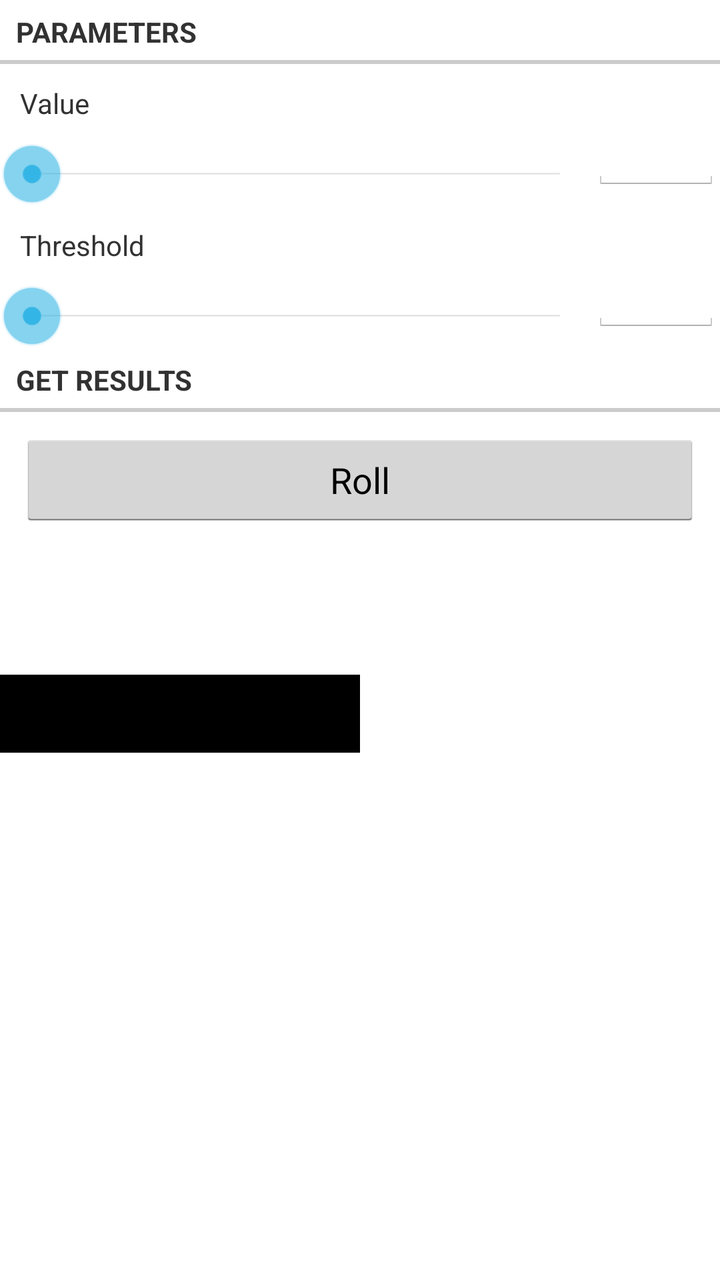
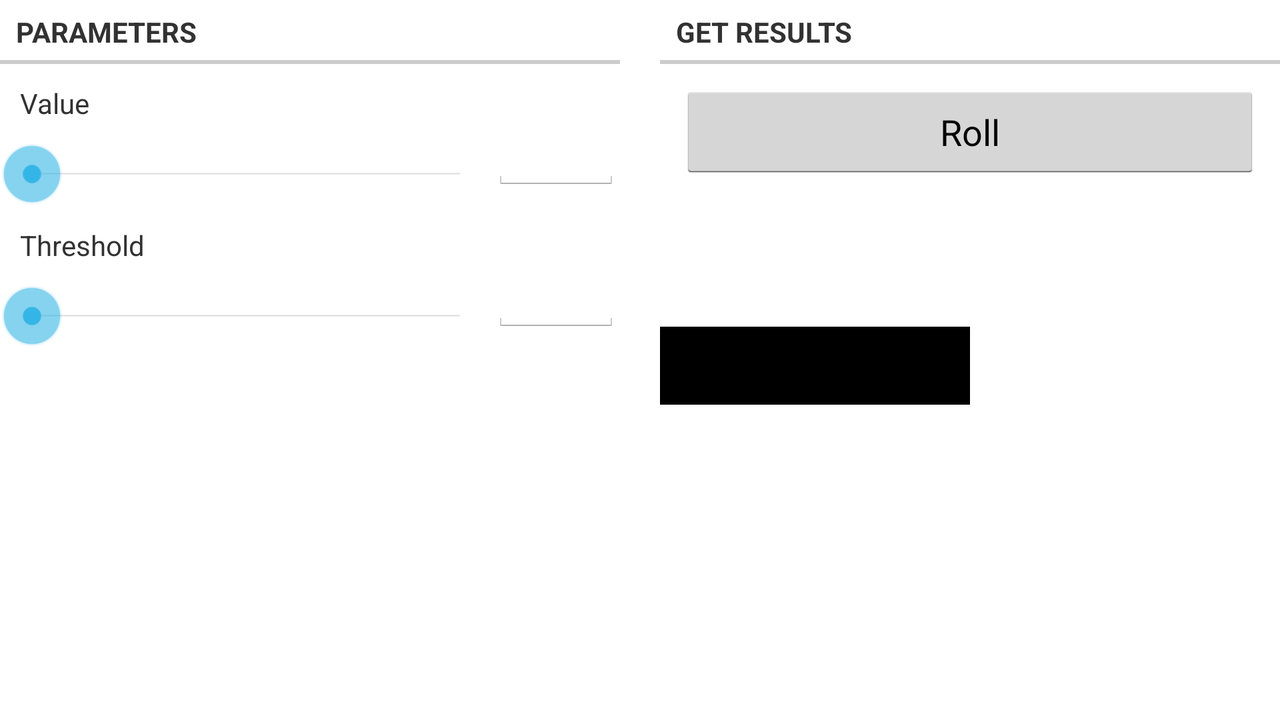

One screen, two layout resources from the same app: the default and the repository's alternative for another configuration. Each is rendered where Android would select it; the XML of both is given below.
<!-- AndroidManifest.xml: application theme android:Theme.Holo.Light -->
<!-- res/layout/roller.xml -->
<?xml version="1.0" encoding="utf-8"?>


<android.support.v4.widget.DrawerLayout
	xmlns:android="http://schemas.android.com/apk/res/android"
	android:id="@+id/drawer_layout"
	android:layout_width="fill_parent"
	android:layout_height="fill_parent"
>
	
	<ScrollView
		xmlns:android="http://schemas.android.com/apk/res/android"
		android:layout_width="fill_parent"
		android:layout_height="fill_parent" >
		<LinearLayout xmlns:android="http://schemas.android.com/apk/res/android"
					  android:orientation="vertical"
					  android:layout_width="fill_parent"
					  android:layout_height="wrap_content"
		>
			<TextView
				android:layout_width="fill_parent"
				android:layout_height="wrap_content"
				android:text="@string/parameters"
				style="?android:attr/listSeparatorTextViewStyle"
			/>
			<LinearLayout
				android:orientation="horizontal"
				android:layout_width="fill_parent"
				android:layout_height="wrap_content"
			>
				<LinearLayout
					android:orientation="vertical"
					android:layout_width="0dp"
					android:layout_weight="1"
					android:layout_height="wrap_content"
				>
			
					<TextView
						android:layout_width="fill_parent"
						android:layout_height="wrap_content"
						android:padding="10dp"
						android:text="@string/value"
					/>
			
					<SeekBar
						android:id="@+id/roller_value_seekbar"
						android:layout_width="fill_parent"
						android:layout_height="wrap_content"
						android:layout_gravity="center_vertical"
						android:max="32"
					/>
		
				</LinearLayout>
		
				<EditText
					android:id="@+id/roller_value_edittext"
					android:layout_width="64sp"
					android:layout_height="64sp"
					android:inputType="number"
					android:maxLength="2"
					android:textSize="32sp"
				/>
			</LinearLayout>
	
			<LinearLayout
				android:orientation="horizontal"
				android:layout_width="fill_parent"
				android:layout_height="wrap_content"
			>
				<LinearLayout
					android:orientation="vertical"
					android:layout_width="0dp"
					android:layout_weight="1"
					android:layout_height="wrap_content"
				>
			
					<TextView
						android:layout_width="fill_parent"
						android:layout_height="wrap_content"
						android:padding="10dp"
						android:text="@string/threshold"
					/>
			
					<SeekBar
						android:id="@+id/roller_threshold_seekbar"
						android:layout_width="fill_parent"
						android:layout_height="wrap_content"
						android:layout_gravity="center_vertical"
						android:max="32"
					/>
		
				</LinearLayout>
		
				<EditText
					android:id="@+id/roller_threshold_edittext"
					android:layout_width="64sp"
					android:layout_height="64sp"
					android:inputType="number"
					android:maxLength="2"
					android:textSize="32sp"
				/>
			</LinearLayout>
	
			<TextView
				android:layout_width="fill_parent"
				android:layout_height="wrap_content"
				android:text="@string/getresults"
				style="?android:attr/listSeparatorTextViewStyle"
			/>
	
			<Button
				android:id="@+id/roller_button"
				android:layout_width="fill_parent"
				android:layout_height="wrap_content"
				android:text="@string/roll"
				android:layout_margin="10dp"
			/>
		
			<TextView
				android:id="@+id/roller_result"
				android:layout_width="fill_parent"
				android:layout_height="wrap_content"
				android:textSize="40sp"
				android:paddingBottom="10dp"
				android:gravity="center_horizontal"
			/>
	
			<LinearLayout
				android:orientation="horizontal"
				android:layout_width="fill_parent"
				android:layout_height="wrap_content"
			>
				<TextView
					android:id="@+id/roller_black"
					android:layout_width="0dp"
					android:layout_weight="1"
					android:layout_height="wrap_content"
					android:padding="10dp"
					android:gravity="center_horizontal"
					android:background="#ff000000"
					android:textColor="#ffffffff"
				
				/>
				<TextView
					android:id="@+id/roller_white"
					android:layout_width="0dp"
					android:layout_weight="1"
					android:layout_height="wrap_content"
					android:padding="10dp"
					android:gravity="center_horizontal"
					android:background="@drawable/blackborder"
				/>			
		
			</LinearLayout>
		</LinearLayout>

	</ScrollView>
	
	
	<ListView
		android:id="@+id/left_drawer"
		android:layout_width="240dp"
		android:layout_height="fill_parent"
		android:layout_gravity="start"
		android:choiceMode="singleChoice"
		android:divider="@android:color/transparent"
		android:dividerHeight="0dp"
		android:background="#111"
	/>
</android.support.v4.widget.DrawerLayout>
<!-- resources referenced by this layout -->
<resources>
  <string name="getresults">Get results</string>
  <string name="parameters">Parameters</string>
  <string name="roll">Roll</string>
  <string name="threshold">Threshold</string>
  <string name="value">Value</string>
</resources>
<!-- res/layout-land/roller.xml (the repository's variant of the layout above) -->
<!-- drawn on the phone turned sideways -->
<?xml version="1.0" encoding="utf-8"?>


<LinearLayout xmlns:android="http://schemas.android.com/apk/res/android"
				  android:orientation="horizontal"
				  android:layout_width="fill_parent"
				  android:layout_height="fill_parent"
>
	<LinearLayout
		android:orientation="vertical"
		android:layout_width="0dp"
		android:layout_weight="1"
		android:layout_height="fill_parent"
	>
		<TextView
			android:layout_width="fill_parent"
			android:layout_height="wrap_content"
			android:text="@string/parameters"
			style="?android:attr/listSeparatorTextViewStyle"
		/>
		<LinearLayout
			android:orientation="horizontal"
			android:layout_width="fill_parent"
			android:layout_height="wrap_content"
		>
			<LinearLayout
				android:orientation="vertical"
				android:layout_width="0dp"
				android:layout_weight="1"
				android:layout_height="wrap_content"
			>
			
				<TextView
					android:layout_width="fill_parent"
					android:layout_height="wrap_content"
					android:padding="10dp"
					android:text="@string/value"
				/>
			
				<SeekBar
					android:id="@+id/roller_value_seekbar"
					android:layout_width="fill_parent"
					android:layout_height="wrap_content"
					android:layout_gravity="center_vertical"
					android:max="32"
				/>
		
			</LinearLayout>
		
			<EditText
				android:id="@+id/roller_value_edittext"
				android:layout_width="64sp"
				android:layout_height="64sp"
				android:inputType="number"
				android:maxLength="2"
				android:textSize="32sp"
			/>
		</LinearLayout>
	
		<LinearLayout
			android:orientation="horizontal"
			android:layout_width="fill_parent"
			android:layout_height="wrap_content"
		>
			<LinearLayout
				android:orientation="vertical"
				android:layout_width="0dp"
				android:layout_weight="1"
				android:layout_height="wrap_content"
			>
			
				<TextView
					android:layout_width="fill_parent"
					android:layout_height="wrap_content"
					android:padding="10dp"
					android:text="@string/threshold"
				/>
			
				<SeekBar
					android:id="@+id/roller_threshold_seekbar"
					android:layout_width="fill_parent"
					android:layout_height="wrap_content"
					android:layout_gravity="center_vertical"
					android:max="32"
				/>
		
			</LinearLayout>
		
			<EditText
				android:id="@+id/roller_threshold_edittext"
				android:layout_width="64sp"
				android:layout_height="64sp"
				android:inputType="number"
				android:maxLength="2"
				android:textSize="32sp"
			/>
		</LinearLayout>
	</LinearLayout>
	
	<View
		android:layout_width="20dp"
		android:layout_height="fill_parent"
		/>
	
	<LinearLayout
		android:orientation="vertical"
		android:layout_width="0dp"
		android:layout_weight="1"
		android:layout_height="fill_parent"
	>
		<TextView
			android:layout_width="fill_parent"
			android:layout_height="wrap_content"
			android:text="@string/getresults"
			style="?android:attr/listSeparatorTextViewStyle"
		/>
	
		<Button
			android:id="@+id/roller_button"
			android:layout_width="fill_parent"
			android:layout_height="wrap_content"
			android:text="@string/roll"
			android:layout_margin="10dp"
		/>
		
		<TextView
			android:id="@+id/roller_result"
			android:layout_width="fill_parent"
			android:layout_height="wrap_content"
			android:textSize="40sp"
			android:paddingBottom="10dp"
			android:gravity="center_horizontal"
		/>
	
		<LinearLayout
			android:orientation="horizontal"
			android:layout_width="fill_parent"
			android:layout_height="wrap_content"
		>
			<TextView
				android:id="@+id/roller_black"
				android:layout_width="0dp"
				android:layout_weight="1"
				android:layout_height="wrap_content"
				android:padding="10dp"
				android:gravity="center_horizontal"
				android:background="#ff000000"
				android:textColor="#ffffffff"
				
			/>
			<TextView
				android:id="@+id/roller_white"
				android:layout_width="0dp"
				android:layout_weight="1"
				android:layout_height="wrap_content"
				android:padding="10dp"
				android:gravity="center_horizontal"
				android:background="@drawable/blackborder"
			/>			
		
		</LinearLayout>
	</LinearLayout>
</LinearLayout>
